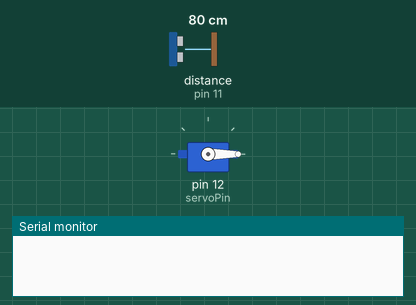
Bench run of a sketch on a simulated Arduino Uno, built with avr-gcc and run on an emulated ATmega328P. Shown: servo, the last lines printed to the serial monitor. Wiring (inferred from the names in the program): ultrasonic range finder: trigger pin 10; echo pin 11. The inputs (shaded band) are chosen by the test bench; at power-on: distance to the obstacle (sensor on pin 11) 80 cm. The echo pulse lasts 58.3 µs per cm.

Above: at 0.01 s.
1.3 s: distance to the obstacle (sensor on pin 11) set to 60 cm
At 3.17 s:
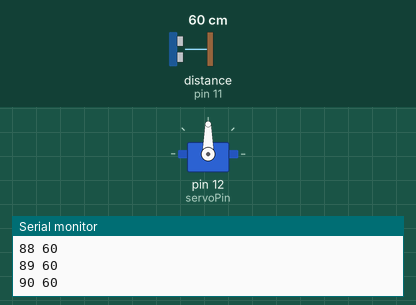
4.3 s: distance to the obstacle (sensor on pin 11) set to 2 cm
At 5.3 s:
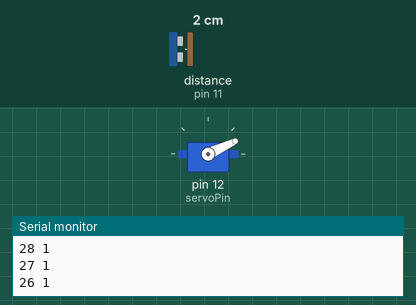
7.3 s: distance to the obstacle (sensor on pin 11) set to 120 cm
Timing chart, 0 to 16.3 s (numbered marks = the images above; inputs shaded):
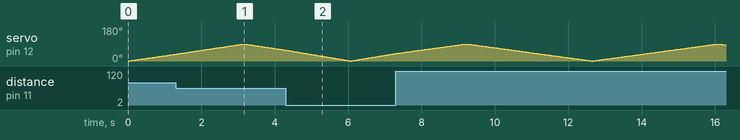

The sketch:

ArduinoRadar.ino
```cpp
/*
  This code controls a servo motor to rotate an ultrasonic sensor and measure distances.
  The sensor scans from 15 to 165 degrees and back, calculating the distance to objects
  and sending the angle and distance data to the serial port. The data can be used in the
  Processing IDE to visualize a real-time radar.

  Board: Arduino Uno R4 (or R3)
  Component: Ultrasonic distance Sensor(HC-SR04)
*/

// Includes the Servo library
#include <Servo.h>.

// Defines Tirg and Echo pins of the Ultrasonic Sensor
const int trigPin = 10;
const int echoPin = 11;
// Variables for the duration and the distance
long duration;
int distance;

const int servoPin = 12;
Servo myServo;  // Creates a servo object for controlling the servo motor

void setup() {
  pinMode(trigPin, OUTPUT);  // Sets the trigPin as an Output
  pinMode(echoPin, INPUT);   // Sets the echoPin as an Input
  Serial.begin(9600);
  myServo.attach(servoPin);  // Defines on which pin is the servo motor attached
}

void loop() {
  // rotates the servo motor from 15 to 165 degrees
  for (int i = 0; i <= 90; i++) {
    myServo.write(i);
    delay(30);
    distance = calculateDistance();  // Calls a function for calculating the distance measured by the Ultrasonic sensor for each degree

    Serial.print(i);         // Sends the current degree into the Serial Port
    Serial.print(" ");       // Sends addition character right next to the previous value needed later in the Processing IDE for indexing
    Serial.println(distance);  // Sends the distance value into the Serial Port      // Sends addition character right next to the previous value needed later in the Processing IDE for indexing
  }
  // Repeats the previous lines from 165 to 15 degrees
  for (int i = 90; i > 0; i--) {
    myServo.write(i);
    delay(30);
    distance = calculateDistance();
    Serial.print(i);
    Serial.print(" ");
    Serial.println(distance);
  }
}

// Function to read the sensor data and calculate the distance
int calculateDistance() {
  digitalWrite(trigPin, LOW);   // Set trig pin to low to ensure a clean pulse
  delayMicroseconds(2);         // Delay for 2 microseconds
  digitalWrite(trigPin, HIGH);  // Send a 10 microsecond pulse by setting trig pin to high
  delayMicroseconds(10);
  digitalWrite(trigPin, LOW);  // Set trig pin back to low

  // Measure the pulse width of the echo pin and calculate the distance value
  float distance = pulseIn(echoPin, HIGH) / 58.00;  // Formula: (340m/s * 1us) / 2
  return distance;
}
```
